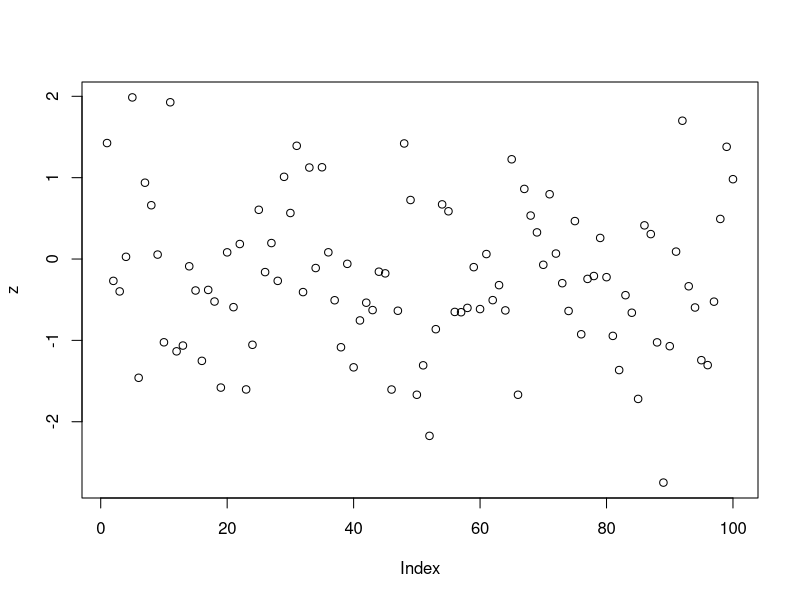
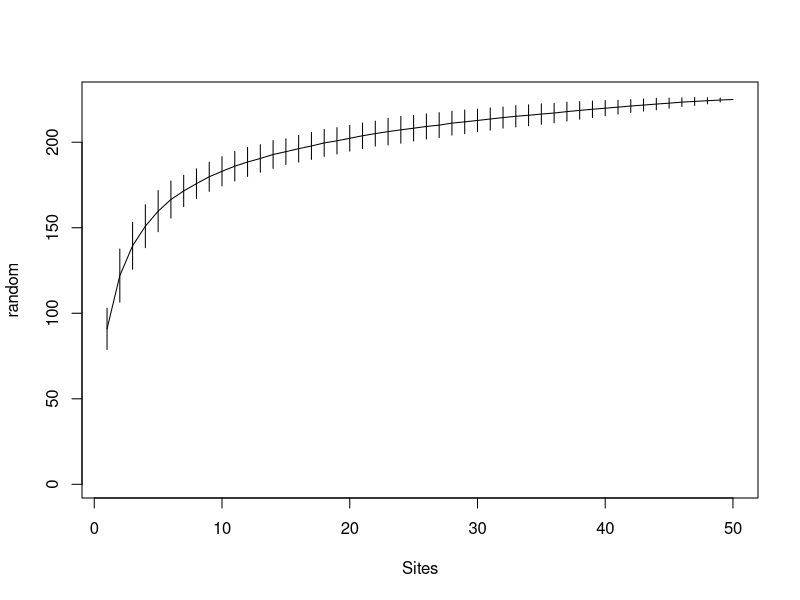

These figures' R source, in order: (Note: this script raises an error after producing the figures.)
## ---- chunk 1
z=rnorm(100)
plot(z)
## ---- chunk 2
library(vegan)
x<-runif(10)
## ---- chunk 3
data(BCI)
a<-specaccum(BCI,method = "random")
plot(a)

## ---- chunk 4
head(BCI)
adonis2(BCI~prestondistr(x,))
## ---- chunk 5
plot(prestondistr(BCI))
